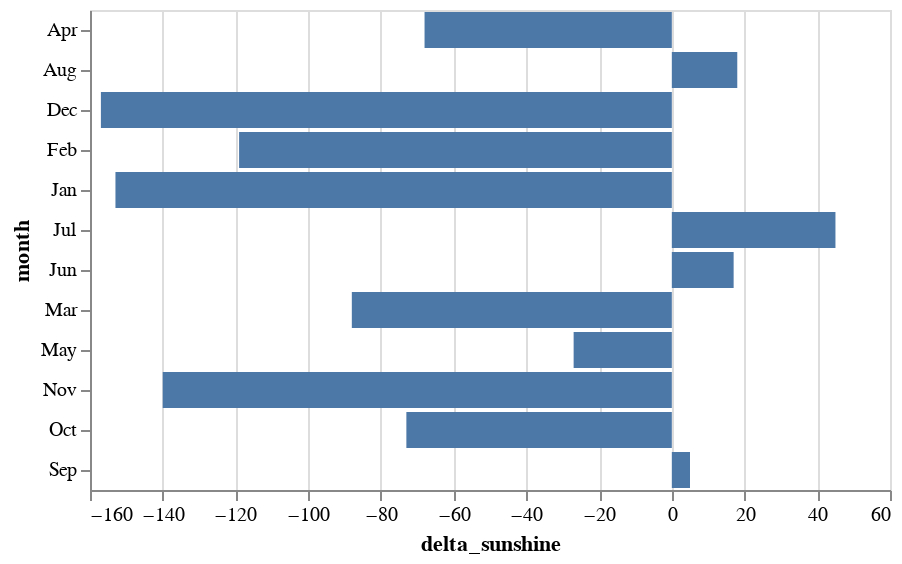

Notebook code for this chart:
### Code cell
alt.Chart(data).mark_bar().encode(
    alt.Y('month'),
    alt.X('delta_sunshine')
)

### Figure 1 — Vega-Lite specification as saved in the notebook (floating-point values rounded to 4 significant figures)
{"config": {"view": {"continuousWidth": 400, "continuousHeight": 300}}, "data": {"name": "data-fb1ae65fe499e6165387a88a0198101d"}, "mark": "bar", "encoding": {"x": {"type": "quantitative", "field": "delta_sunshine"}, "y": {"type": "nominal", "field": "month"}}, "$schema": "https://vega.github.io/schema/vega-lite/v4.8.1.json", "datasets": {"data-fb1ae65fe499e6165387a88a0198101d": [{"city": "Miami", "month": "Jan", "sunshine": 222, "delta_sunshine": -153}, {"city": "Miami", "month": "Feb", "sunshine": 227, "delta_sunshine": -119}, {"city": "Miami", "month": "Mar", "sunshine": 266, "delta_sunshine": -88}, {"city": "Miami", "month": "Apr", "sunshine": 275, "delta_sunshine": -68}, {"city": "Miami", "month": "May", "sunshine": 280, "delta_sunshine": -27}, {"city": "Miami", "month": "Jun", "sunshine": 251, "delta_sunshine": 17}, {"city": "Miami", "month": "Jul", "sunshine": 267, "delta_sunshine": 45}, {"city": "Miami", "month": "Aug", "sunshine": 263, "delta_sunshine": 18}, {"city": "Miami", "month": "Sep", "sunshine": 216, "delta_sunshine": 5}, {"city": "Miami", "month": "Oct", "sunshine": 215, "delta_sunshine": -73}, {"city": "Miami", "month": "Nov", "sunshine": 212, "delta_sunshine": -140}, {"city": "Miami", "month": "Dec", "sunshine": 209, "delta_sunshine": -157}]}}
